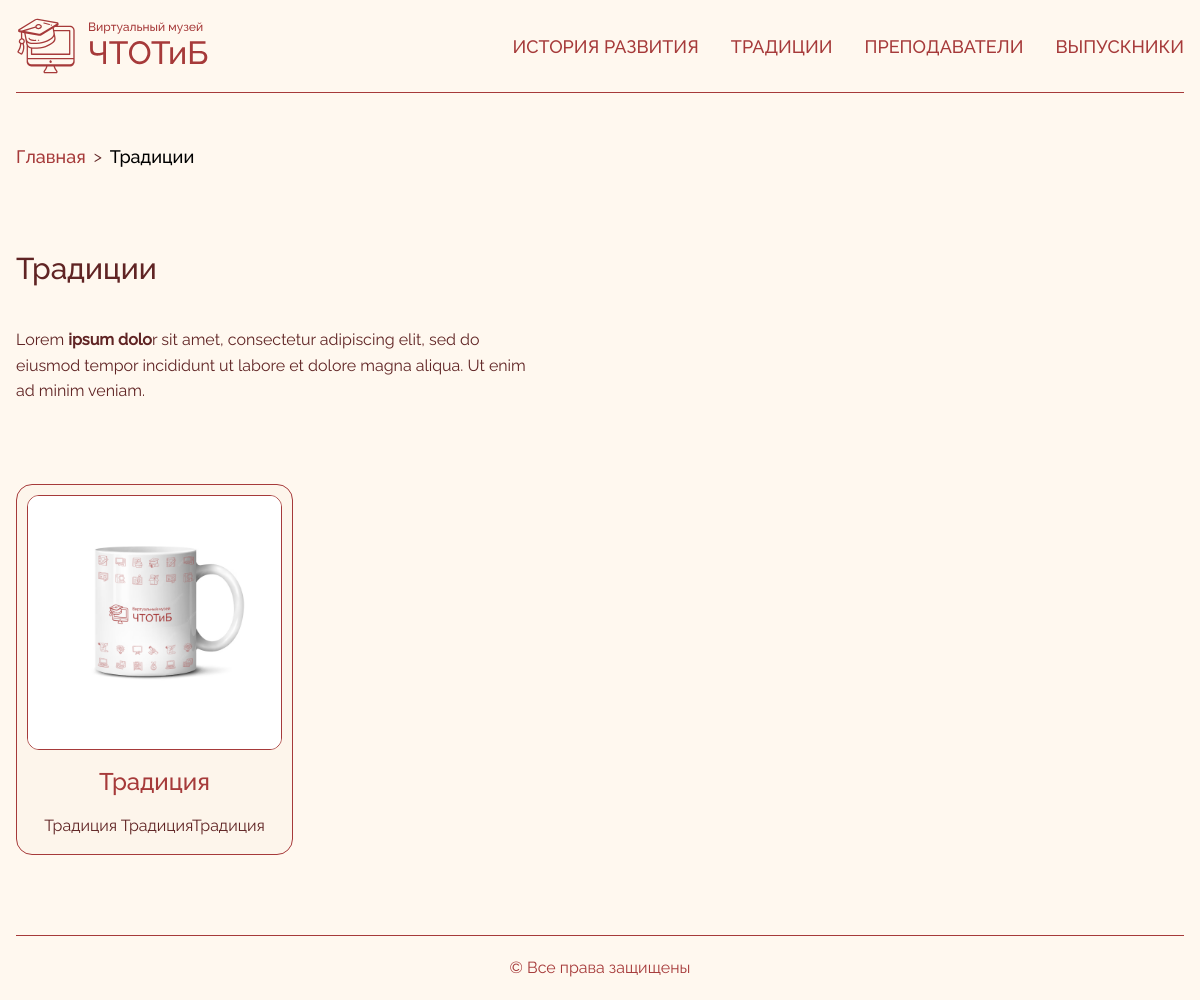
Before: /traditions with the older database file.
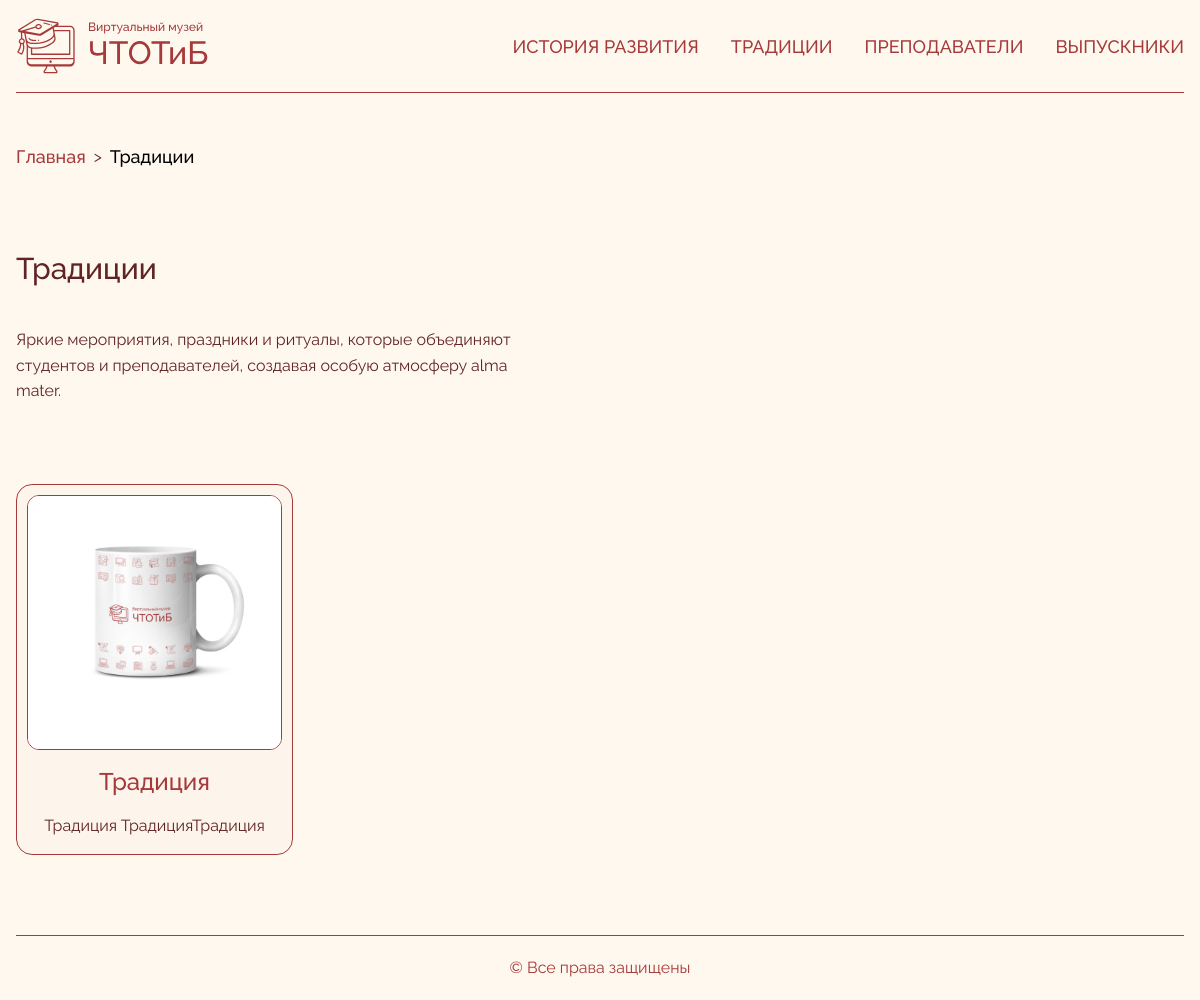
After: the same page with the newer database file.
### app/models.py (models this page shows, shortened)
class Section(models.Model):
    name = models.CharField("Название раздела", max_length=20)
    description = CKEditor5Field("Описание раздела", max_length=255)
    slug = models.SlugField("Слаг", max_length=30, unique=True, blank=True)
    icon = models.FileField("Иконка", upload_to='icons/',
                             validators=[FileExtensionValidator(allowed_extensions=['svg'])])
    def __str__(self):
        return self.name
    class Meta:
        verbose_name = "Раздел"
        verbose_name_plural = "Разделы"

### app/views.py (the view)
# urls.py: path('traditions', TraditionListView.as_view(), name="traditions"),
class TraditionListView(ListView):
    model = Tradition
    template_name = 'pages/traditions.html'
    context_object_name = 'articles'
    def get_context_data(self, *, object_list=None, **kwargs):
        context = super().get_context_data(**kwargs)
        context['section'] = Section.objects.get(slug="traditions")
        path = self.request.path
        parts = [p for p in path.split('/') if p]
        model_by_index = {
            0: Section
        }
        context['breadcrumbs'] = get_breadcrumbs(model_by_index, parts)
        context['path'] = path
        return context

### app/models.py (called while the page is built)
    def get_cover_image(self):
        return self.images.filter(cover=True).first()

### app/utils/breadcrumbs.py (called while the page is built)
def get_breadcrumbs(model_by_index, parts):
    breadcrumbs = []
    url_so_far = ''
    for index, part in enumerate(parts):
        url_so_far += f'/{part}'
        model = model_by_index.get(index)
        if model is not None:
            try:
                part = model.objects.get(slug=part)
            except model.DoesNotExist:
                pass
        breadcrumbs.append({
            'label': part,
            'url': url_so_far
        })
    return breadcrumbs

### templates/pages/traditions.html (shortened to what this page needs)
{% extends 'base.html' %}
{% load static %}
{% block content %}
  <div class="flex flex-col gap-16 md:gap-20">
    {% include 'components/breadcrumbs.html' with paths=paths %}
    {% include 'components/text_block.html' with title="Традиции" description=section.description %}
    <div class="masonry -m-2.5">
      {% for article in articles %}
        {% include "components/tradition_card.html" with article=article %}
      {% endfor %}
    </div>
  </div>
{% endblock %}

### templates/components/breadcrumbs.html (shortened to what this page needs)
<nav class='flex flex-wrap items-center gap-2'>
  <div class='flex items-center gap-2'>
    <a href='{% url 'index' %}' class='nav-link text-lg normal-case!'>
      Главная
    </a>
    <div class="text-(--text)"> ></div>
  </div>
  {% for path in breadcrumbs %}
    {% if forloop.last %}
      <span class='text-lg font-medium text-blue-dark'>
        {{ path.label }}
      </span>
    {% endif %}
  {% endfor %}
</nav>

### templates/components/text_block.html
<div data-aos="fade-right" class="flex flex-col gap-6 md:gap-10 md:max-w-[530px]">
  <h1 class="font-medium text-xl md:text-2xl lg:text-3xl text-(--text)">
    {{ title|default:"" }}
  </h1>
  {% if description %}
    <div class="ck-content">
      {{ description|safe }}
    </div>
  {% endif %}
</div>

Changed rows visible on the page:
changed Section "Традиции": description "Lorem ipsum dolo r sit amet, consectetur adipiscing elit, sed do eiusmod tempor incididunt ut labore et dolore magna aliqua. Ut enim ad minim veniam." → "Яркие мероприятия, праздники и ритуалы, которые объединяют студентов и преподавателей, создавая особую атмосферу alma mater."
